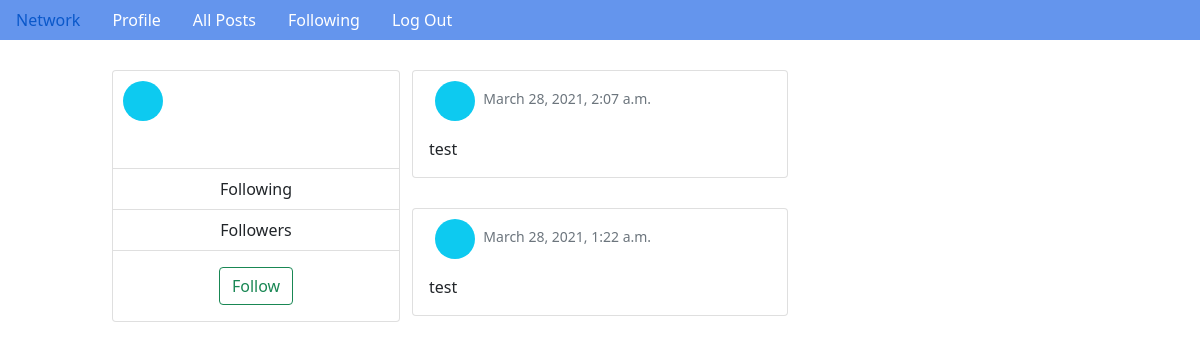
/profile/1 (signed in), run on an earlier commit of the app's database.
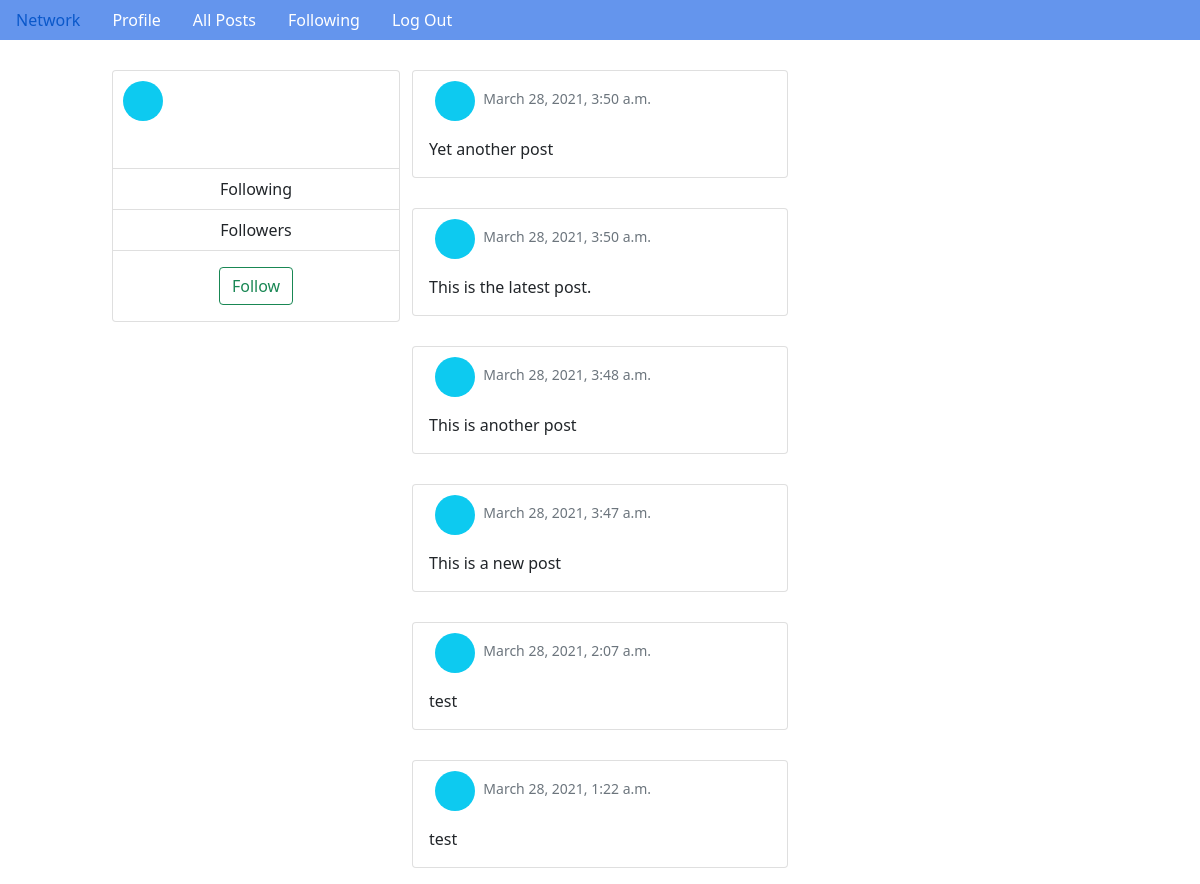
And on a later commit of the database.
### network/models.py (models this page shows, shortened)
class Post(models.Model):
    content = models.TextField("Content")
    user = models.ForeignKey(User, on_delete=models.CASCADE, related_name="User")
    timestamp = models.DateTimeField(auto_now_add=True)

### network/views.py (the view)
# urls.py: path("profile/<int:uid>", views.profile, name="profile"),
@login_required
def profile(request, uid):
    posts = Post.objects.filter(user_id=uid).order_by("-timestamp")
    user = User.objects.filter(id=uid).first()
    return render(request, "network/profile.html", {"user": user, "posts": posts})

### network/models.py (called while the page is built)
    def get_initials(self):
        return self.first_name [:1] + self.last_name [:1]

### network/templates/network/profile.html (shortened to what this page needs)
{% extends "network/layout.html" %}
{% block body %}
<div class="container-fluid">
    <div class="row p-row">
        <div class="col-md-1">
        </div>
        {% if user %}
            <div class="col-md-3">
                <div class="card profile" style="width: 18rem;">
                    <div class="col-md-2">
                        <svg height="50" width="50">
                            <g>
                                <circle cx="30" cy="30" r="20" fill="#0dcaf0" text="Test"></circle>
                                <text x="19" y="35" font-family="Times" font-size="" fill="white">{{ user.get_initials }}</text>
                            </g>
                        </svg>
                    </div>
                    <div class="card-body">
                    </div>
                    <ul class="list-group list-group-flush">
                        <li class="list-group-item">Following</li>
                        <li class="list-group-item">Followers</li>
                    </ul>
                    <div class="card-body">
                        <button type="button" class="btn btn-outline-success">Follow</button>
                    </div>
                </div>
            </div>
        {% endif %}
        <div class="col-md-4">
            {% if user.is_authenticated %}
                 {% for post in posts %}
                    <div class="card mb-3">
                        <div class="row g-0">
                            <div class="row">
                                <div class="col-md-2">
                                    <svg height="50" width="50">
                                        <g>
                                            <circle cx="30" cy="30" r="20" fill="#0dcaf0" text="Test"></circle>
                                            <text x="19" y="35" font-family="Times" font-size="" fill="white">{{ user.get_initials }}</text>
                                        </g>
                                    </svg>
                                </div>
                                <div class="col-md-10">
                                    <p class="card-text"><small class="text-muted">{{ post.timestamp }}</small></p>
                                </div>
                            </div>
                            <div class="col">
                                <div class="card-body">
                                    <p class="card-text">{{ post.content }}</p>
                                </div>
                            </div>
                        </div>
                    </div>
                 {% endfor %}
            {% endif %}
        </div>
        <div class="col-md-2">
        </div>
        <div class="col-md-2">
        </div>
    </div>
{% endblock %}

### network/templates/network/layout.html (shortened to what this page needs)
{% load static %}
<!DOCTYPE html>
<html lang="en">
    <head>
        <link href="https://cdn.jsdelivr.net/npm/bootstrap@5.0.0-beta3/dist/css/bootstrap.min.css" rel="stylesheet">
        <link href="{% static 'network/styles.css' %}" rel="stylesheet">
    </head>
    <body>
        <div>
            <ul class="nav">
                <li class="nav-item">
                    <a class="nav-link active" aria-current="page" href="#">Network</a>
                </li>
                {% if user.is_authenticated %}
                    <li class="nav-item">
                        <a class="nav-link active" href="{% url 'profile' user.id  %}" href="#">Profile</a>
                    </li>
                {% endif %}
                <li class="nav-item">
                    <a class="nav-link" href="{% url 'index' %}">All Posts</a>
                </li>
                {% if user.is_authenticated %}
                    <li class="nav-item">
                        <a class="nav-link" href="#">Following</a>
                    </li>
                    <li class="nav-item">
                        <a class="nav-link" href="{% url 'logout' %}">Log Out</a>
                    </li>
                {% endif %}
            </ul>
        </div>
        <div class="body">
            {% block body %}
            {% endblock %}
        </div>
    </body>
</html>

### network/static/network/styles.css (style rules this page uses)
.card { margin: auto; max-width: 540px; margin-top: 30px; }
.profile { text-align: center; }
.nav { background-color: cornflowerblue; }
.nav-link { color: white; }

What changed in the data, as far as the page shows it:
added Post: timestamp "March 28, 2021, 3:50 a.m.", content "Yet another post"
added Post: timestamp "March 28, 2021, 3:50 a.m.", content "This is the latest post."
added Post: timestamp "March 28, 2021, 3:48 a.m.", content "This is another post"
added Post: timestamp "March 28, 2021, 3:47 a.m.", content "This is a new post"
